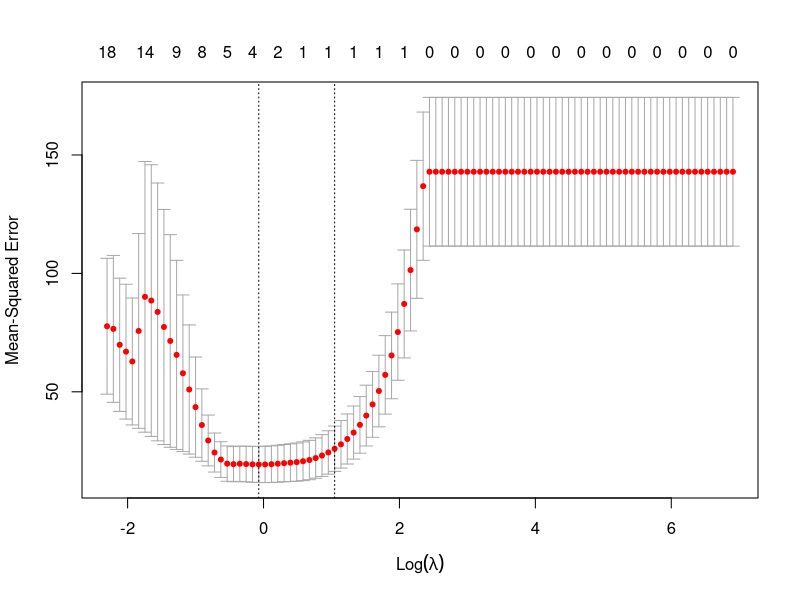

Generate this figure with R:
## ---- chunk 1
library(glmnet)
library(ggplot2)
set.seed(999999,sample.kind="Rounding")
## ---- chunk 2
parData = read.csv("parkinsons.csv",header=TRUE)
X = model.matrix(UPDRS ~., parData)[,-1]
X = scale(X)[,-1]
y = parData$UPDRS
trainIdx = sample(1:nrow(X), 30)
testIdx = -trainIdx
## ---- chunk 3
options(width = 100)
lm(y[trainIdx] ~ X[trainIdx,])
## ---- chunk 4
grid = 10^seq(3,-1,length = 100)
lassoModel = glmnet(X[trainIdx,],
                    y[trainIdx],
                    alpha=1,
                    lambda=grid,
                    thresh=1e-10)
## ---- chunk 5
cvResult = cv.glmnet(X[trainIdx,],
                    y[trainIdx],
                    alpha=1,
                    lambda=grid,
                    nfolds=30,
                    thresh=1e-10,
                    grouped = F)
paste("The optimal lambda is",cvResult$lambda.min)
bestLamd= cvResult$lambda.min
## ---- chunk 6
plot(cvResult)

## ---- chunk 7
lassoPred = predict(lassoModel, s=bestLamd, newx=X[testIdx,])
paste("The MSE is",mean((lassoPred - y[testIdx])^2))
## ---- chunk 8
lassoCoef= predict(cvResult, type = "coefficients", s=bestLamd)
lasCoef = lassoCoef[lassoCoef[,1]!=0,]
lasCoef
## ---- chunk 9
seeds = c(538,239,275)
for (seed in seeds)
{
set.seed(seed,sample.kind="Rounding")
trainIdx1 = sample(1:nrow(X), 30)
testIdx1 = -trainIdx1

cvResult1 = cv.glmnet(X[trainIdx1,],
                    y[trainIdx1],
                    alpha=1,
                    lambda=grid,
                    nfolds=30,
                    thresh=1e-10,
                    grouped = F)

bestLamd1= cvResult1$lambda.min

lassoCoef1= predict(cvResult1, type = "coefficients", s=bestLamd1)
cat("\n","The selected feature for RNG seed:",seed,"\n")
print(lassoCoef1[lassoCoef1[,1]!=0,])
}
